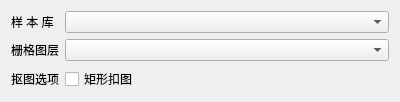
<?xml version="1.0" encoding="UTF-8"?>
<ui version="4.0">
 <class>ObjectSampleToolDialog</class>
 <widget class="QDialog" name="ObjectSampleToolDialog">
  <property name="geometry">
   <rect>
    <x>0</x>
    <y>0</y>
    <width>400</width>
    <height>90</height>
   </rect>
  </property>
  <property name="windowTitle">
   <string>ObjectSampleTool</string>
  </property>
  <layout class="QFormLayout" name="formLayout">
   <item row="0" column="0">
    <widget class="QLabel" name="label">
     <property name="text">
      <string>样 本 库</string>
     </property>
    </widget>
   </item>
   <item row="0" column="1">
    <widget class="QComboBox" name="cboSamples"/>
   </item>
   <item row="1" column="0">
    <widget class="QLabel" name="label_2">
     <property name="text">
      <string>栅格图层</string>
     </property>
    </widget>
   </item>
   <item row="1" column="1">
    <widget class="QComboBox" name="cboLayer"/>
   </item>
   <item row="2" column="1">
    <widget class="QWidget" name="pnlChoise" native="true">
     <layout class="QHBoxLayout" name="horizontalLayout">
      <property name="leftMargin">
       <number>0</number>
      </property>
      <property name="topMargin">
       <number>0</number>
      </property>
      <property name="rightMargin">
       <number>0</number>
      </property>
      <property name="bottomMargin">
       <number>0</number>
      </property>
      <item>
       <widget class="QCheckBox" name="chkRect">
        <property name="text">
         <string notr="true">矩形扣图</string>
        </property>
       </widget>
      </item>
      <item>
       <spacer name="horizontalSpacer">
        <property name="orientation">
         <enum>Qt::Horizontal</enum>
        </property>
        <property name="sizeHint" stdset="0">
         <size>
          <width>40</width>
          <height>20</height>
         </size>
        </property>
       </spacer>
      </item>
     </layout>
    </widget>
   </item>
   <item row="2" column="0">
    <widget class="QLabel" name="label_3">
     <property name="text">
      <string>抠图选项</string>
     </property>
    </widget>
   </item>
  </layout>
 </widget>
 <resources/>
 <connections/>
</ui>
